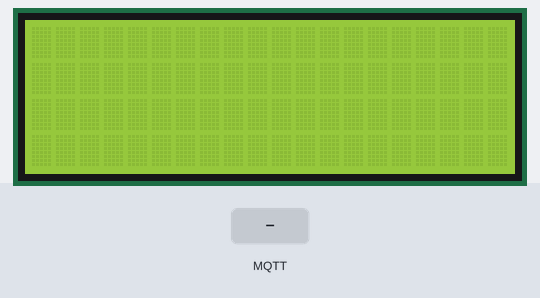
This sketch was run on a simulated ESP32. Parts: 20×4 character LCD. The test bench sets the inputs (shaded band). WiFi joins after 1.5 s; servers stay silent unless stated; no MQTT or app messages arrive unless stated; what the sketch prints to the serial monitor is not drawn.

Above: at 4.0 s.
4.1 s: MQTT message "on" arrives on the first subscribed topic
At 4.4 s:
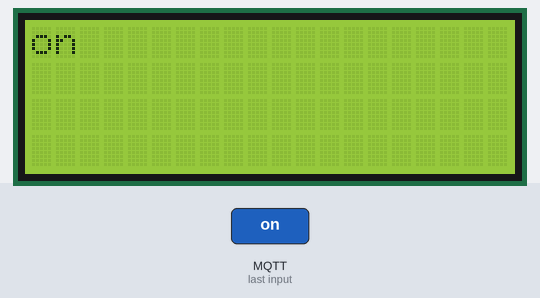
5.6 s: MQTT message "off" arrives on the first subscribed topic
At 6.8 s:
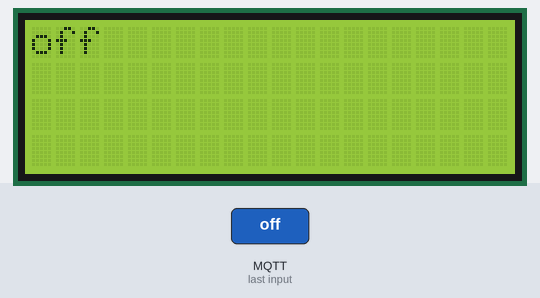
7.1 s: MQTT message "1" arrives on the first subscribed topic
At 8.0 s:
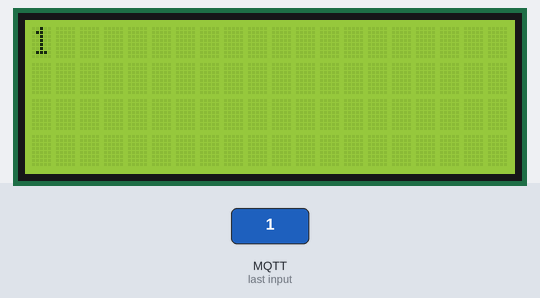
Timing chart, 0 to 10.1 s (numbered marks = the images above; inputs shaded):
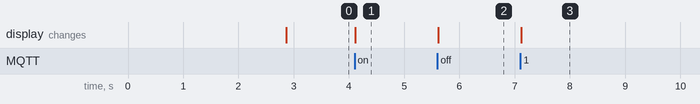

The sketch:

sketch.ino
```cpp
#include <WiFi.h>
#include <PubSubClient.h>
#include <LiquidCrystal_I2C.h>

const char* ssid = "Wokwi-GUEST";
const char* senha = "";

unsigned int port = 1883;
const char* server = "broker.hivemq.com";
const char* usuarioBroker = "Mat-IoT";

WiFiClient client;
PubSubClient mqttClient(client);
LiquidCrystal_I2C lcd(0x27, 20, 4);


#define TOPICO_MENSAGEM "topic_mensagem/#"
char mensagem[81];
bool situacao = false;

void setup() {
  Serial.begin(115200);
  conectarWifiMqtt();
  delay(1250);
  iniciarLCD();
}

void loop() {
  delay(10);
  mqttClient.loop(); // Mantém a conexão MQTT ativa
}

void callbackMQTT(char* topic, byte* payload, unsigned int length) {
  Serial.print("Mensagem recebida no tópico: ");
  Serial.println(topic);

  Serial.print("Conteúdo da mensagem: ");
  for (int i = 0; i < length; i++) {
    Serial.print((char)payload[i]);
    if (i < sizeof(mensagem) - 1) { // Evita estouro de buffer (isso aqui deu dor de cabeça)
      mensagem[i] = (char)payload[i];
      mensagem[i + 1] = '\0';
    }
  }
  Serial.println();
  printaLCD(mensagem);
}

/* ============ Funções =============*/

void conectarWifiMqtt() {
  WiFi.begin(ssid, senha);
  Serial.println("Conectando à rede.");

  while (WiFi.status() != WL_CONNECTED) {
    delay(500);
    Serial.print(".");
  }

  Serial.println("Conectado à rede Wi-Fi.");

  mqttClient.setServer(server, port);
  mqttClient.setCallback(callbackMQTT);
  Serial.println("Conectando ao MQTT.");

  while (!mqttClient.connected()) {
    if (mqttClient.connect(usuarioBroker)) {
      Serial.println("Conectado ao MQTT!");
      mqttClient.subscribe(TOPICO_MENSAGEM);
    } else {
      Serial.print("Falha na conexão MQTT, rc=");
      Serial.print(mqttClient.state());
      Serial.println(" Tentando reconectar em 5 segundos...");
      delay(5000);
    }
  }
}

void verificarConn() {
  Serial.print("");
}

void iniciarLCD() {
  lcd.init();
  lcd.backlight();
}

bool printaLCD(char* mensagem){
  lcd.clear();
  lcd.setCursor(0, 0);
  char partes[4][21];

  int tamanhoMensagem = strlen(mensagem);
  int numLinhas = tamanhoMensagem / 20 + 1; // Determina o numero de linhas necessárias

  if(numLinhas > 4){
    lcd.print(" A mensagem enviada ");
    lcd.setCursor(2, 1);
    lcd.print("exedeu o limite");
    lcd.setCursor(3, 2);
    lcd.print("de caracteres!");
    return false;
  }

  int i;
  for (i = 0; i < numLinhas; i++) {
    strncpy(partes[i], mensagem + (i * 20), 20); // Copia os próximos 20 caracteres para a parte atual.
    partes[i][20] = '\0'; // Adiciona um caractere nulo para terminar a string.

    if (partes[i][0] == ' ') {
      memmove(partes[i], partes[i] + 1, strlen(partes[i]));
    }
  }

  // Imprime as partes divididas nas linhas do LCD.
  for (i = 0; i < numLinhas; i++) {
    lcd.setCursor(0, i);
    lcd.print(partes[i]);
    delay(250);
  }
  return true;
}
```

Measured:
- after the input at 4.1 s, the display: changes at once (image 1)
- after the input at 5.6 s, the display: changes at once (image 2)
- after the input at 7.1 s, the display: changes at once (image 3)
